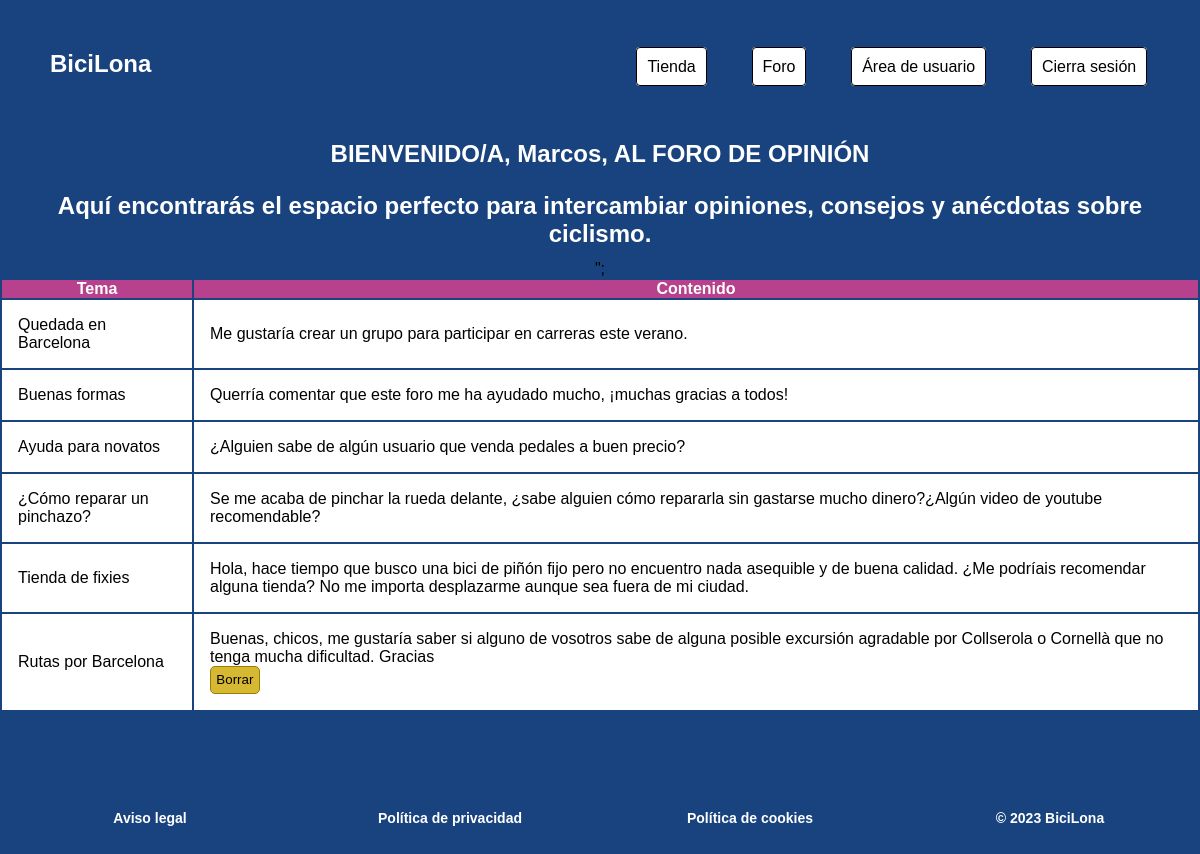
Screenshot of /Vista/foro.php (signed in) with the database file from the repository.
### tables this page shows
CREATE TABLE `post` (
  `id_post` int(20) NOT NULL,
  `id_autor` int(10) NOT NULL,
  `tema` varchar(50) NOT NULL,
  `contenido` varchar(250) NOT NULL
);

### Modelo/postsMod.php (called while the page is built, shortened)
<?php
	function getPost() {
		$conexion = abrirConexion();
		$sql= "SELECT * FROM POST ORDER BY id_post DESC";
        $resultados = mysqli_query($conexion, $sql);
        return $resultados;
	}
?>

### Controlador/postsCont.php (the view)
<?php
	require "../Modelo/postsMod.php";
  function muestraPost(){
    $datos = getPost();
    echo "<div class='tabla'>
            <table align='center'>\n
              <tr>\n
                <th align='center'>Tema</th>\n
                <th align='center'>Contenido</th>\n
              </tr>\n";
          foreach ($datos as $fila) {
            echo "<tr>\n
                    <td align='center'>" . $fila["tema"] . "</td>\n
                    <td align='center'>" . $fila["contenido"] . "
                      <form action='foro.php' method='POST'>";
                        if ($fila["id_autor"] == $_SESSION['id_usr']) {
                          echo "<input type='hidden' name='id_post' value='" . $fila["id_post"] . "'>
                                <input type='submit' name='borrar' value='Borrar'>";
                        }
            echo   "</form>
                    </td>\n
                  </tr>";
          };
    echo     "</table>
          </div>";
  };
  ?>

### css/estilos.css (style rules this page uses)
*, *::after, *::before { margin: 0; padding: 0; box-sizing: border-box; }
html { font-family: Montserrat, sans-serif; }
body { box-sizing: inherit; background-color:#19437E; }
a { text-decoration: none; color:white; }
footer { text-align:center; color: white; font-weight: bold; margin: 6em 0 2em 0; }
footer div { padding: 0.2em; }
@media only screen and (min-width: 768px) { footer { display: flex; align-items: baseline; } }
@media only screen and (min-width: 768px) { footer > div { width: 100vw; text-align: center; font-size: 14px; } }
.tabla td { background-color: #ffffff; padding: 1em; text-align: left; }
.tabla th { color: #ffffff; background-color: #b7418c; }
.tabla form input[type="submit"] { background-color: #d6b832; border: 1px solid #9b7f02; border-radius: 5px; padding: 0.4em; cursor:pointer; }

### rows the page displays
post: tema "Quedada en Barcelona", contenido "Me gustaría crear un grupo para participar en carreras este verano."
post: tema "Buenas formas", contenido "Querría comentar que este foro me ha ayudado mucho, ¡muchas gracias a todos!"
post: tema "Ayuda para novatos", contenido "¿Alguien sabe de algún usuario que venda pedales a buen precio?"
post: tema "¿Cómo reparar un pinchazo?", contenido "Se me acaba de pinchar la rueda delante, ¿sabe alguien cómo repararla sin gastarse mucho dinero?¿Algún video de youtube recomendable?"
post: tema "Tienda de fixies", contenido "Hola, hace tiempo que busco una bici de piñón fijo pero no encuentro nada asequible y de buena calidad. ¿Me podríais recomendar alguna tienda? No me importa desplazarme aunque sea fuera de mi ciudad."
post: tema "Rutas por Barcelona", contenido "Buenas, chicos, me gustaría saber si alguno de vosotros sabe de alguna posible excursión agradable por Collserola o Cornellà que no tenga mucha dificultad. Gracias"

### other values shown
$_SESSION['nombre'] "Marcos"
